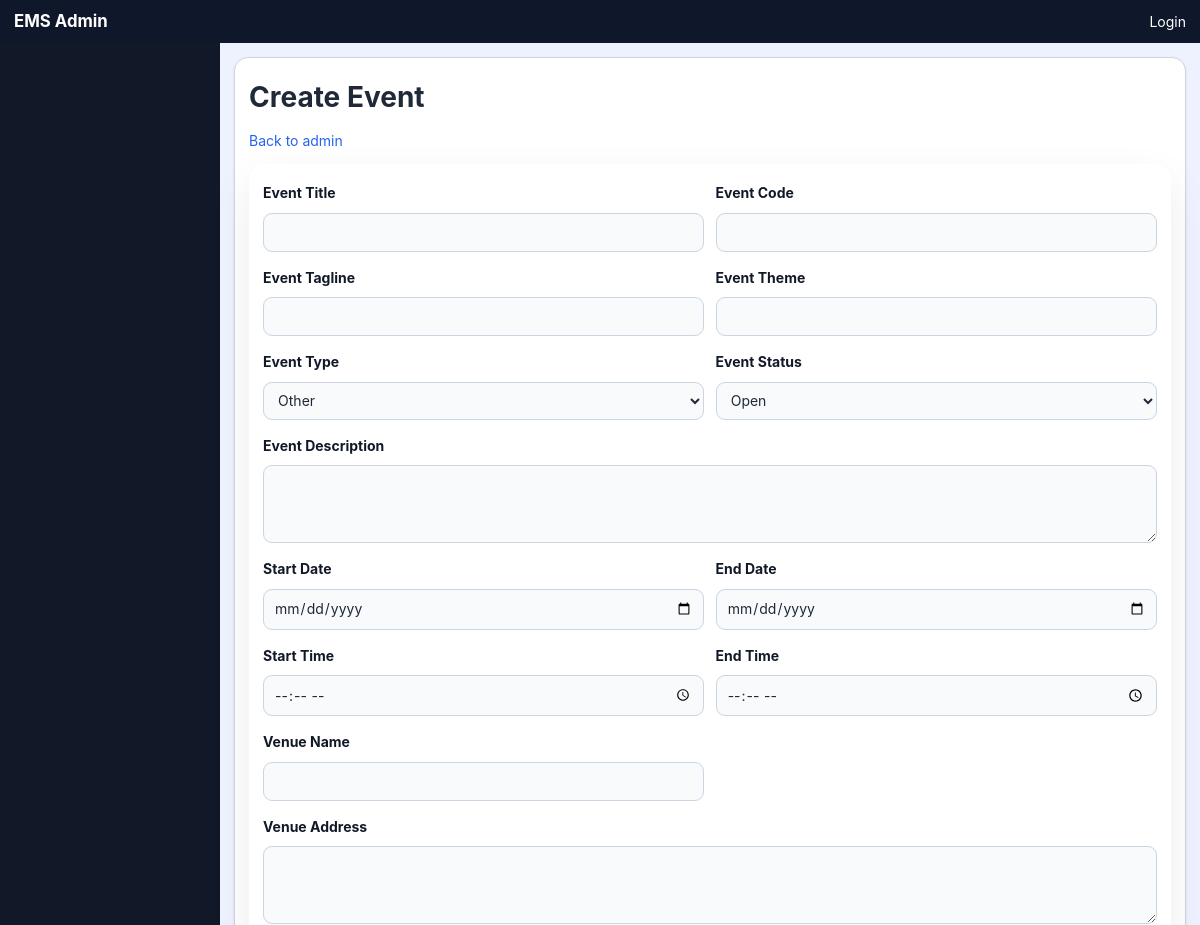
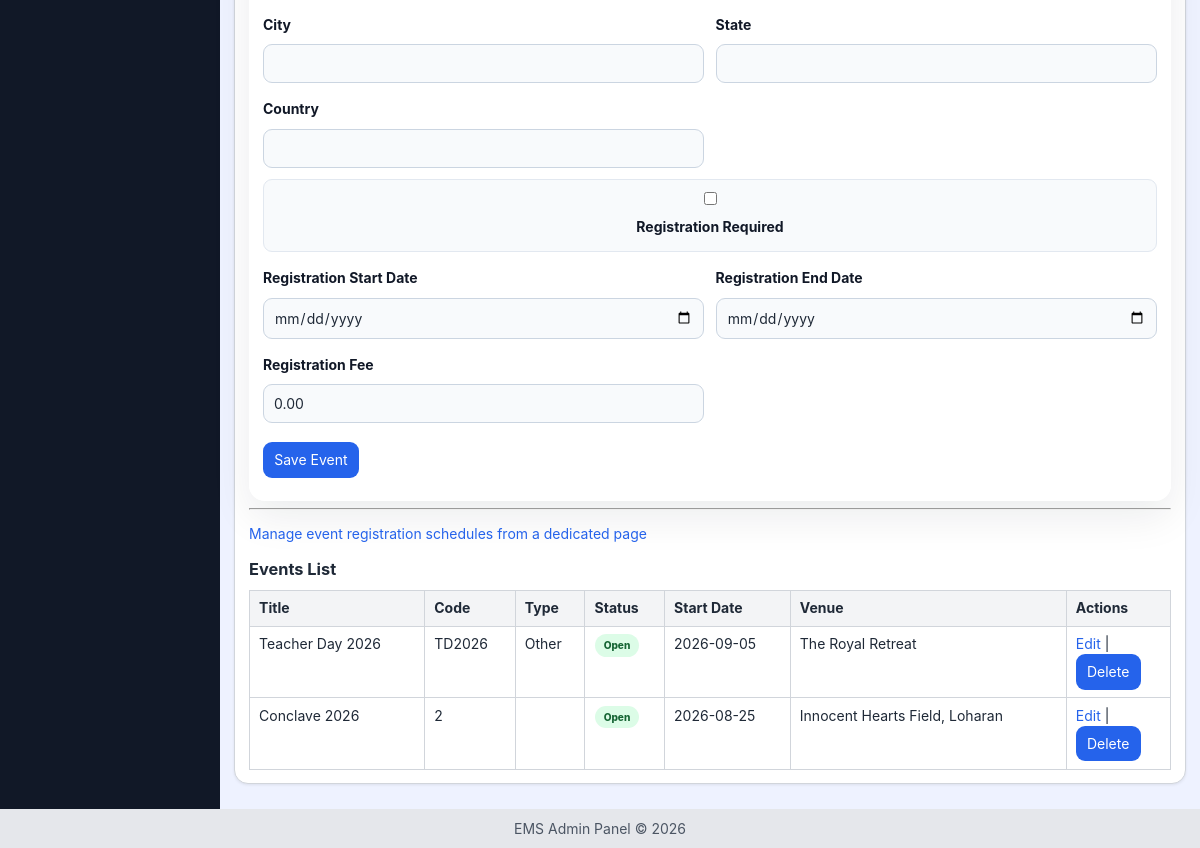
/admin/create_event.php, run on the app's committed database (2 pictures, top to bottom).
### tables this page shows
CREATE TABLE IF NOT EXISTS `events` (
  `event_id` int NOT NULL AUTO_INCREMENT,
  `event_title` varchar(255) NOT NULL,
  `event_code` varchar(50) DEFAULT NULL,
  `event_tagline` varchar(255) DEFAULT NULL,
  `event_theme` varchar(255) DEFAULT NULL,
  `event_type` enum('Academic','Cultural','Sports','Seminar','Workshop','Conference','Meeting','Celebration','Competition','Other') DEFAULT 'Other',
  `event_status` enum('Open','Suspended','Delayed','Postponed','Closed') NOT NULL DEFAULT 'Open',
  `event_description` text,
  `start_date` date NOT NULL,
  `end_date` date DEFAULT NULL,
  `start_time` time DEFAULT NULL,
  `end_time` time DEFAULT NULL,
  `venue_name` varchar(255) DEFAULT NULL,
  `venue_address` text,
  `city` varchar(20) DEFAULT NULL,
  `state` varchar(20) DEFAULT NULL,
  `country` varchar(20) DEFAULT NULL,
  `registration_required` tinyint(1) DEFAULT '0',
  `registration_start_date` date DEFAULT NULL,
  `registration_end_date` date DEFAULT NULL,
  `registration_fee` decimal(10,2) DEFAULT '0.00',
  `created_by` int DEFAULT NULL,
  `updated_by` int DEFAULT NULL,
  `created_at` datetime DEFAULT CURRENT_TIMESTAMP,
  `updated_at` datetime DEFAULT CURRENT_TIMESTAMP ON UPDATE CURRENT_TIMESTAMP,
  PRIMARY KEY (`event_id`),
  UNIQUE KEY `event_code` (`event_code`)
);

### config/database.php (called while the page is built, shortened)
<?php
function getAppBasePath(): string
{
    $scriptFilename = str_replace('\\', '/', $_SERVER['SCRIPT_FILENAME'] ?? '');
    $documentRoot = str_replace('\\', '/', $_SERVER['DOCUMENT_ROOT'] ?? '');
    $normalizedDocumentRoot = rtrim($documentRoot, '/');
    $normalizedScriptFilename = rtrim($scriptFilename, '/');
    if ($normalizedScriptFilename !== '' && $normalizedDocumentRoot !== '' && str_starts_with(strtolower($normalizedScriptFilename), strtolower($normalizedDocumentRoot))) {
        $relativeScript = substr($normalizedScriptFilename, strlen($normalizedDocumentRoot));
        $relativeDir = dirname($relativeScript);
        return '';
    }
    return '';
}
function buildUrl(string $path = ''): string
{
    $basePath = rtrim(getAppBasePath(), '/');
    $normalizedPath = '/' . ltrim($path, '/');
    if ($basePath === '') {
        return $normalizedPath;
    }
    $pathOnly = $normalizedPath;
    $queryString = '';
    $segments = array_map(static fn (string $segment): string => rawurlencode($segment), array_filter(explode('/', trim($pathOnly, '/')), static fn (string $segment): bool => $segment !== ''));
    $encodedPath = '/' . implode('/', $segments);
    return $basePath . $encodedPath . $queryString;
}

### admin/events_funcs.php (called while the page is built, shortened)
<?php
function getAllEvents(PDO $pdo): array
{
    $statement = $pdo->query('SELECT * FROM events ORDER BY start_date DESC, event_title ASC');
    return $statement ? $statement->fetchAll() : [];
}

### admin/create_event.php (the view, shortened to what this page needs)
<?php
require_once __DIR__ . '/../config/database.php';
require_once __DIR__ . '/events_funcs.php';
require_once __DIR__ . '/layout.php';
$events = [];
$eventFormData = [
    'event_id' => '',
    'event_title' => '',
    'event_code' => '',
    'event_tagline' => '',
    'event_theme' => '',
    'event_type' => 'Other',
    'event_status' => 'Open',
    'event_description' => '',
    'start_date' => '',
    'end_date' => '',
    'start_time' => '',
    'end_time' => '',
    'venue_name' => '',
    'venue_address' => '',
    'city' => '',
    'state' => '',
    'country' => '',
    'registration_required' => 0,
    'registration_start_date' => '',
    'registration_end_date' => '',
    'registration_fee' => '0.00',
];
try {
    $pdo = createDbConnection();
    $events = getAllEvents($pdo);
} catch (PDOException $exception) {
    $adminError = 'Database connection failed: ' . $exception->getMessage();
}
$eventTypeOptions = ['Conclave','Seminar','Workshop','Conference','Meeting','Competition','Other'];
$eventStatusOptions = ['Open','Suspended','Delayed','Postponed','Closed'];
?>
        <p><a href="<?php echo htmlspecialchars(buildUrl('admin'), ENT_QUOTES, 'UTF-8'); ?>">Back to admin</a></p>
        <form method="post" class="event-form">
            <div class="form-grid">
                <div class="form-group">
                    <label for="event_title">Event Title</label>
                    <input id="event_title" name="event_title" type="text" value="<?php echo htmlspecialchars((string) ($eventFormData['event_title'] ?? ''), ENT_QUOTES, 'UTF-8'); ?>" required>
                </div>
                <div class="form-group">
                    <label for="event_code">Event Code</label>
                    <input id="event_code" name="event_code" type="text" value="<?php echo htmlspecialchars((string) ($eventFormData['event_code'] ?? ''), ENT_QUOTES, 'UTF-8'); ?>">
                </div>
                <div class="form-group">
                    <label for="event_tagline">Event Tagline</label>
                    <input id="event_tagline" name="event_tagline" type="text" value="<?php echo htmlspecialchars((string) ($eventFormData['event_tagline'] ?? ''), ENT_QUOTES, 'UTF-8'); ?>">
                </div>
                <div class="form-group">
                    <label for="event_theme">Event Theme</label>
                    <input id="event_theme" name="event_theme" type="text" value="<?php echo htmlspecialchars((string) ($eventFormData['event_theme'] ?? ''), ENT_QUOTES, 'UTF-8'); ?>">
                </div>
                <div class="form-group">
                    <label for="event_type">Event Type</label>
                    <select id="event_type" name="event_type">
                        <?php foreach ($eventTypeOptions as $option): ?>
                            <option value="<?php echo htmlspecialchars($option, ENT_QUOTES, 'UTF-8'); ?>" <?php echo (($eventFormData['event_type'] ?? 'Other') === $option) ? 'selected' : ''; ?>><?php echo htmlspecialchars($option, ENT_QUOTES, 'UTF-8'); ?></option>
                        <?php endforeach; ?>
                    </select>
                </div>
                <div class="form-group">
                    <label for="event_status">Event Status</label>
                    <select id="event_status" name="event_status" required>
                        <?php foreach ($eventStatusOptions as $option): ?>
                            <option value="<?php echo htmlspecialchars($option, ENT_QUOTES, 'UTF-8'); ?>" <?php echo (($eventFormData['event_status'] ?? 'Open') === $option) ? 'selected' : ''; ?>><?php echo htmlspecialchars($option, ENT_QUOTES, 'UTF-8'); ?></option>
                        <?php endforeach; ?>
                    </select>
                </div>
                <div class="form-group full-width">
                    <label for="event_description">Event Description</label>
                    <textarea id="event_description" name="event_description"><?php echo htmlspecialchars((string) ($eventFormData['event_description'] ?? ''), ENT_QUOTES, 'UTF-8'); ?></textarea>
                </div>
                <div class="form-group">
                    <label for="start_date">Start Date</label>
                    <input id="start_date" name="start_date" type="date" value="<?php echo htmlspecialchars((string) ($eventFormData['start_date'] ?? ''), ENT_QUOTES, 'UTF-8'); ?>" required>
                </div>
                <div class="form-group">
                    <label for="end_date">End Date</label>
                    <input id="end_date" name="end_date" type="date" value="<?php echo htmlspecialchars((string) ($eventFormData['end_date'] ?? ''), ENT_QUOTES, 'UTF-8'); ?>">
                </div>
                <div class="form-group">
                    <label for="start_time">Start Time</label>
                    <input id="start_time" name="start_time" type="time" value="<?php echo htmlspecialchars((string) ($eventFormData['start_time'] ?? ''), ENT_QUOTES, 'UTF-8'); ?>">
                </div>
                <div class="form-group">
                    <label for="end_time">End Time</label>
                    <input id="end_time" name="end_time" type="time" value="<?php echo htmlspecialchars((string) ($eventFormData['end_time'] ?? ''), ENT_QUOTES, 'UTF-8'); ?>">
                </div>
                <div class="form-group">
                    <label for="venue_name">Venue Name</label>
                    <input id="venue_name" name="venue_name" type="text" value="<?php echo htmlspecialchars((string) ($eventFormData['venue_name'] ?? ''), ENT_QUOTES, 'UTF-8'); ?>">
                </div>
                <div class="form-group full-width">
                    <label for="venue_address">Venue Address</label>
                    <textarea id="venue_address" name="venue_address"><?php echo htmlspecialchars((string) ($eventFormData['venue_address'] ?? ''), ENT_QUOTES, 'UTF-8'); ?></textarea>
                </div>
                <div class="form-group">
                    <label for="city">City</label>
                    <input id="city" name="city" type="text" value="<?php echo htmlspecialchars((string) ($eventFormData['city'] ?? ''), ENT_QUOTES, 'UTF-8'); ?>">
                </div>
                <div class="form-group">
                    <label for="state">State</label>
                    <input id="state" name="state" type="text" value="<?php echo htmlspecialchars((string) ($eventFormData['state'] ?? ''), ENT_QUOTES, 'UTF-8'); ?>">
                </div>
                <div class="form-group">
                    <label for="country">Country</label>
                    <input id="country" name="country" type="text" value="<?php echo htmlspecialchars((string) ($eventFormData['country'] ?? ''), ENT_QUOTES, 'UTF-8'); ?>">
                </div>
                <div class="form-group checkbox-group full-width">
                    <input id="registration_required" type="checkbox" name="registration_required" value="1" <?php echo !empty($eventFormData['registration_required']) ? 'checked' : ''; ?> />
                    <label for="registration_required">Registration Required</label>
                </div>
                <div class="form-group">
                    <label for="registration_start_date">Registration Start Date</label>
                    <input id="registration_start_date" name="registration_start_date" type="date" value="<?php echo htmlspecialchars((string) ($eventFormData['registration_start_date'] ?? ''), ENT_QUOTES, 'UTF-8'); ?>">
                </div>
                <div class="form-group">
                    <label for="registration_end_date">Registration End Date</label>
                    <input id="registration_end_date" name="registration_end_date" type="date" value="<?php echo htmlspecialchars((string) ($eventFormData['registration_end_date'] ?? ''), ENT_QUOTES, 'UTF-8'); ?>">
                </div>
                <div class="form-group">
                    <label for="registration_fee">Registration Fee</label>
                    <input id="registration_fee" name="registration_fee" type="number" min="0" step="0.01" value="<?php echo htmlspecialchars((string) ($eventFormData['registration_fee'] ?? '0.00'), ENT_QUOTES, 'UTF-8'); ?>">
                </div>
            </div>
            <div class="actions">
                <button type="submit" class="primary-button">Save Event</button>
            </div>
        </form>
        <hr>
            <p><a href="<?php echo htmlspecialchars(buildUrl('admin/event_schedule.php'), ENT_QUOTES, 'UTF-8'); ?>">Manage event registration schedules from a dedicated page</a></p>
        <h3>Events List</h3>
        <?php if (!empty($events)): ?>
            <table>
                <thead>
                    <tr>
                        <th>Title</th>
                        <th>Code</th>
                        <th>Type</th>
                        <th>Status</th>
                        <th>Start Date</th>
                        <th>Venue</th>
                        <th>Actions</th>
                    </tr>
                </thead>
                <tbody>
                    <?php foreach ($events as $event): ?>
                        <tr>
                            <td><?php echo htmlspecialchars((string) ($event['event_title'] ?? ''), ENT_QUOTES, 'UTF-8'); ?></td>
                            <td><?php echo htmlspecialchars((string) ($event['event_code'] ?? ''), ENT_QUOTES, 'UTF-8'); ?></td>
                            <td><?php echo htmlspecialchars((string) ($event['event_type'] ?? ''), ENT_QUOTES, 'UTF-8'); ?></td>
                            <td><span class="event-status event-status-<?php echo strtolower(htmlspecialchars((string) ($event['event_status'] ?? 'Open'), ENT_QUOTES, 'UTF-8')); ?>"><?php echo htmlspecialchars((string) ($event['event_status'] ?? 'Open'), ENT_QUOTES, 'UTF-8'); ?></span></td>
                            <td><?php echo htmlspecialchars((string) ($event['start_date'] ?? ''), ENT_QUOTES, 'UTF-8'); ?></td>
                            <td><?php echo htmlspecialchars((string) ($event['venue_name'] ?? ''), ENT_QUOTES, 'UTF-8'); ?></td>
                            <td>
                                <a href="<?php echo htmlspecialchars(buildUrl('admin/create_event.php') . '?edit=' . (int) $event['event_id'], ENT_QUOTES, 'UTF-8'); ?>">Edit</a>
                                |
                                <form class="inline-form" method="post" onsubmit="return confirm('Delete this event?');">
                                    <button type="submit">Delete</button>
                                </form>
                            </td>
                        </tr>
                    <?php endforeach; ?>
                </tbody>
            </table>
        <?php else: ?>
            <p>No events found yet.</p>
        <?php endif; ?>

### data on the page
events: event_type "Other", event_status "Open", registration_fee "0.00", event_title "Teacher Day 2026", event_code "TD2026", start_date "2026-09-05", venue_name "The Royal Retreat"
events: event_title "Conclave 2026", event_code "2", event_status "Open", start_date "2026-08-25", venue_name "Innocent Hearts Field, Loharan"

### other printed values
$pageHeading "Create Event"
